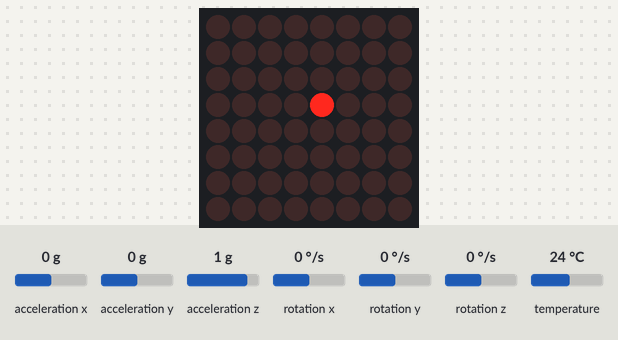
Simulated run of this sketch. Board: ESP32. Parts: 8×8 LED matrix. The test bench sets the inputs (shaded band); at power-on: acceleration x 0 g, acceleration y 0 g, acceleration z 1 g, rotation x 0 °/s, rotation y 0 °/s, rotation z 0 °/s, temperature 24 °C. What the sketch prints to the serial monitor is not drawn.

Above: at 1.2 s.
1.3 s: acceleration x set to 0.8 g
At 3.4 s:
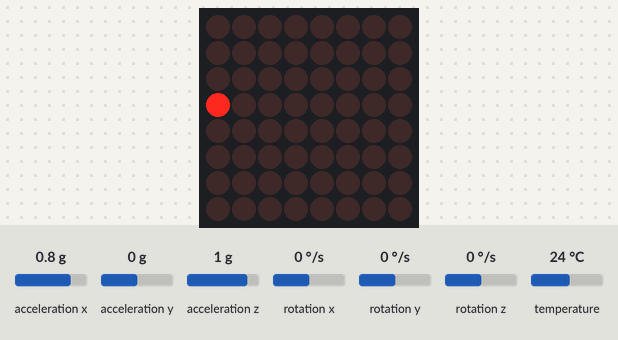
3.7 s: acceleration y set to -1.4 g
At 4.6 s:
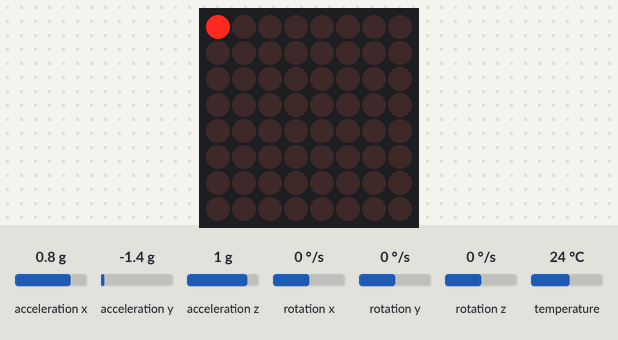
5.6 s: acceleration x set to -1.4 g
At 6.9 s:
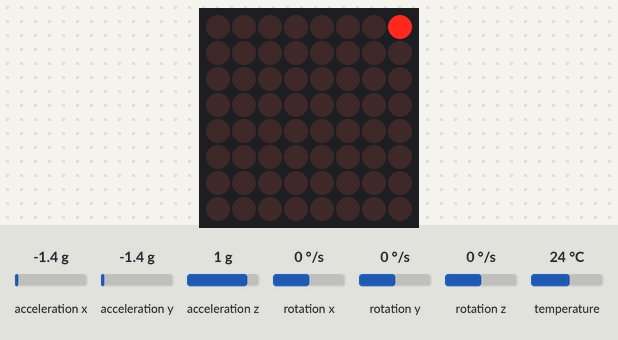
7.7 s: acceleration y set to 0.8 g
At 10.3 s:
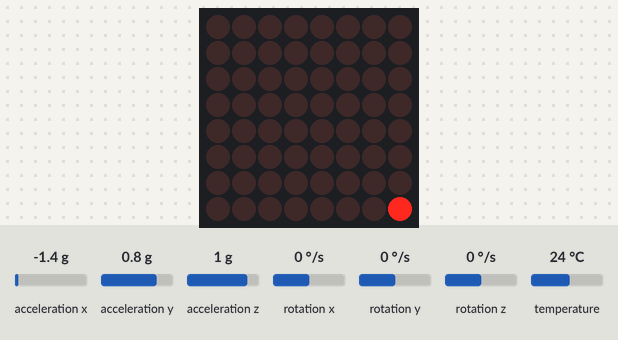
10.5 s: acceleration x set to 1.4 g
At 12.3 s:
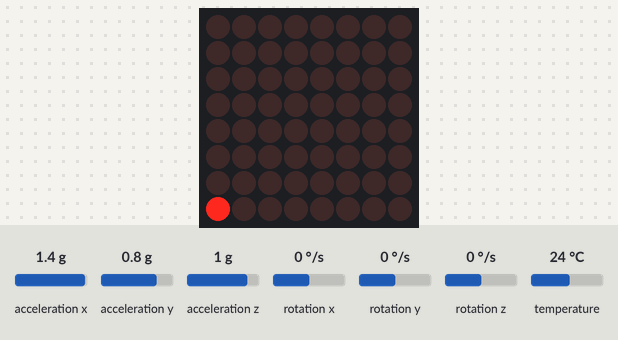
12.7 s: acceleration y set to -0.8 g
At 13.39 s:
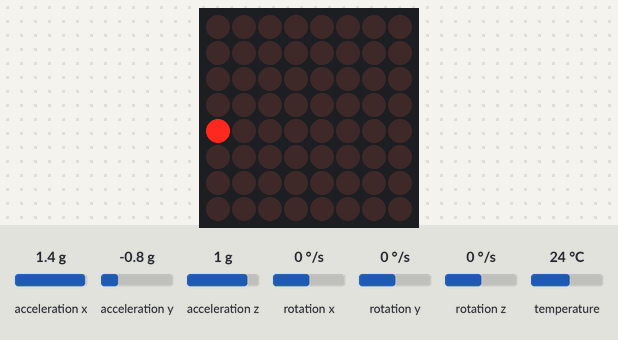
Timing chart, 0 to 15.7 s (numbered marks = the images above; inputs shaded):
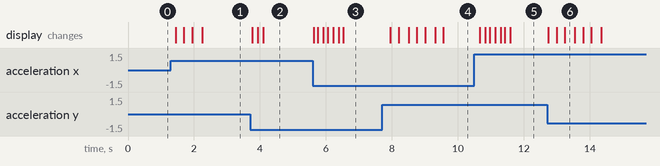

The sketch:

sketch.ino
```cpp
#include <MD_MAX72xx.h>
#include <SPI.h>
#include <Wire.h>
#include <Adafruit_MPU6050.h>
#include <Adafruit_Sensor.h>

// -------- MATRIX --------
#define HARDWARE_TYPE MD_MAX72XX::FC16_HW
#define MAX_DEVICES 1
#define CS_PIN 5

MD_MAX72XX mx = MD_MAX72XX(HARDWARE_TYPE, CS_PIN, MAX_DEVICES);

// -------- MPU --------
Adafruit_MPU6050 mpu;

float posX = 3.5;
float posY = 3.5;

void setup() {
  Serial.begin(115200);

  mx.begin();
  mx.control(MD_MAX72XX::INTENSITY, 8);
  mx.clear();

  Wire.begin();  // nutzt 21 (SDA) und 22 (SCL)

  if (!mpu.begin()) {
    Serial.println("MPU6050 nicht gefunden!");
    while (1);
  }

  Serial.println("MPU6050 bereit!");
}

void loop() {
  sensors_event_t a, g, temp;
  mpu.getEvent(&a, &g, &temp);

  float x = a.acceleration.x;
  float y = a.acceleration.y;

  // Geschwindigkeit einstellen
  posX += x * 0.02;
  posY += y * 0.02;

  posX = constrain(posX, 0, 7);
  posY = constrain(posY, 0, 7);

  mx.clear();
  mx.setPoint((int)posY, (int)posX, true);

  delay(40);
}
```

Measured:
- after the input at 1.3 s, the display: first changes after 0.14 s (image 1 shows a later state)
- after the input at 3.7 s, the display: first changes after 0.07 s (image 2 shows a later state)
- after the input at 5.6 s, the display: first changes at once (image 3 shows a later state)
- after the input at 7.7 s, the display: first changes after 0.25 s (image 4 shows a later state)
- after the input at 10.5 s, the display: first changes after 0.16 s (image 5 shows a later state)
- after the input at 12.7 s, the display: first changes at once (image 6 shows a later state)
